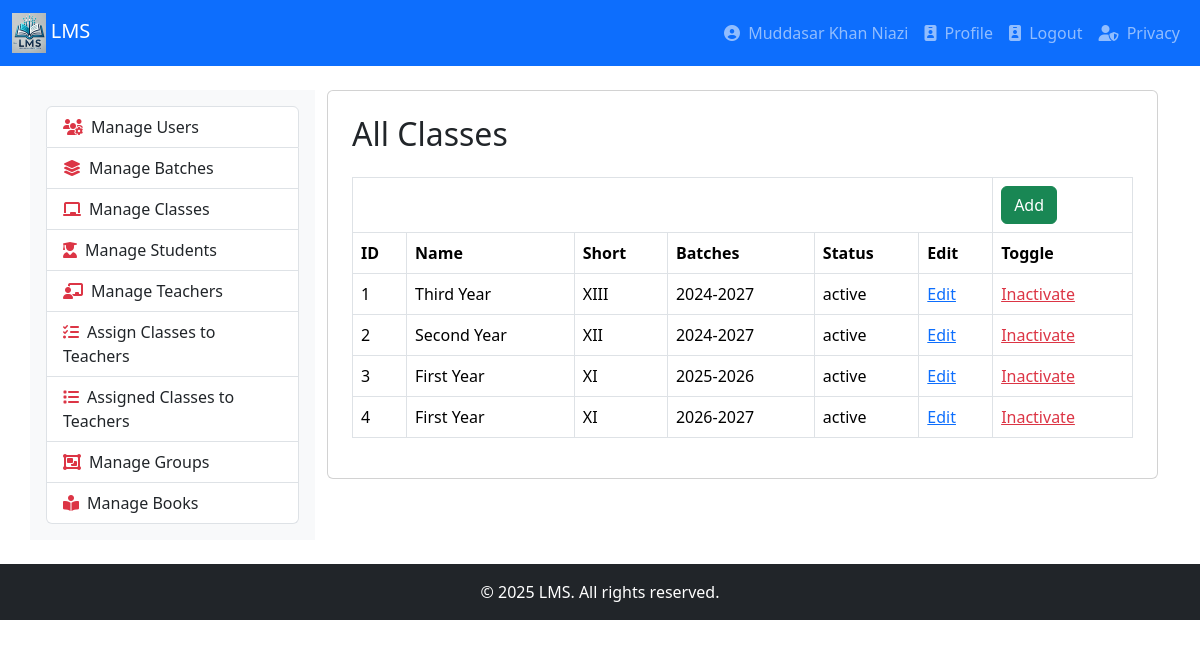
Page /classes.php (signed in) on the committed database.
### tables this page shows
CREATE TABLE `classes` (
  `CID` int(11) NOT NULL,
  `class_name` varchar(256) NOT NULL,
  `class_short` varchar(12) NOT NULL,
  `class_status` enum('active','inactive','deleted') NOT NULL DEFAULT 'active',
  `session_id` int(11) DEFAULT NULL
);

### classes.php (the view, shortened to what this page needs)
<?php
include 'db.php';
$session_Array = [];
$sessionsResult = $conn->query("SELECT session_id, session_name FROM sessions");
while ($sRow = $sessionsResult->fetch_assoc()) {
    $session_Array[$sRow['session_id']] = $sRow['session_name'];
}
$result = $conn->query("SELECT * FROM classes");
include 'header.php';
include 'navigation.php';
?>
<div class="container mt-4">
    <div class="row">
        <div class="col-md-3 bg-light p-3">
            <?php include 'leftbar.php'; ?>
        </div>
        <div class="col-md-9">
            <div class="card p-4">
                <h2>All Classes</h2>
                <table class="table table-bordered mt-3">
                    <thead>
                        <tr>
                            <th colspan="6"></th>
                            <th><a href="class.php" class="btn btn-success">Add</a></th>
                        </tr>
                        <tr>
                            <th>ID</th>
                            <th>Name</th>
                            <th>Short</th>
                            <th>Batches</th>
                            <th>Status</th>
                            <th>Edit</th>
                            <th>Toggle</th>
                        </tr>
                    </thead>
                    <tbody>
                        <?php while ($row = $result->fetch_assoc()) : ?>
                        <tr>
                            <td><?= $row['CID'] ?></td>
                            <td><?= htmlspecialchars($row['class_name']) ?></td>
                            <td><?= htmlspecialchars($row['class_short']) ?></td>
                            <td><?= htmlspecialchars($session_Array[$row['session_id']] ?? 'N/A') ?></td>
                            <td><?= htmlspecialchars($row['class_status']) ?></td>
                            <td><a href="class.php?id=<?= $row['CID'] ?>">Edit</a></td>
                            <td>
                                <?php if ($row['class_status'] == 'inactive'): ?>
                                    <a href="classes.php?toggle=<?= $row['CID'] ?>" class="text-success">Activate</a>
                                <?php else: ?>
                                    <a href="classes.php?toggle=<?= $row['CID'] ?>" class="text-danger">Inactivate</a>
                                <?php endif; ?>
                            </td>
                        </tr>
                        <?php endwhile; ?>
                    </tbody>
                </table>
            </div>
        </div>
    </div>
</div>
<?php include 'footer.php'; ?>

### rows in the picture
classes: CID "1", class_name "Third Year", class_short "XIII", session "2024-2027", class_status "active"
classes: CID "2", class_name "Second Year", class_short "XII", session "2024-2027", class_status "active"
classes: CID "3", class_name "First Year", class_short "XI", session "2025-2026", class_status "active"
classes: CID "4", class_name "First Year", class_short "XI", session "2026-2027", class_status "active"

### other values in the picture
$_SESSION['uname'] "Muddasar Khan Niazi"
